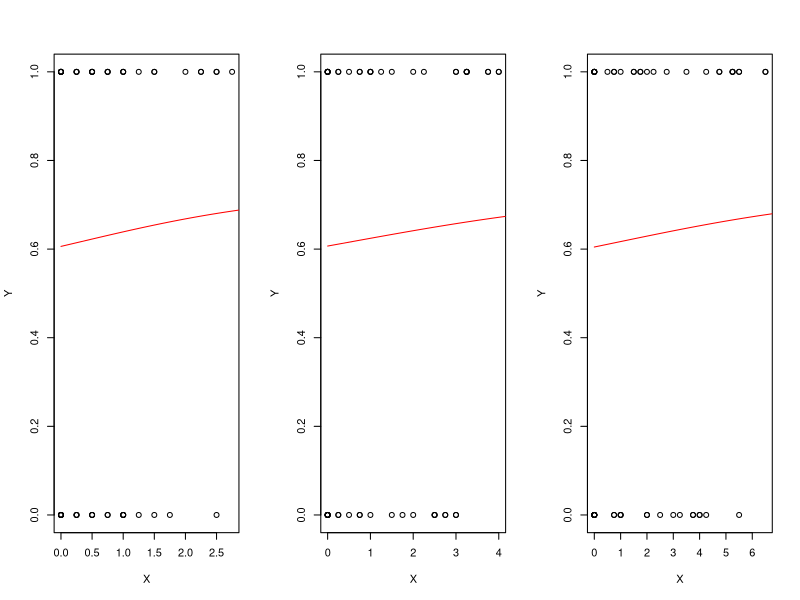
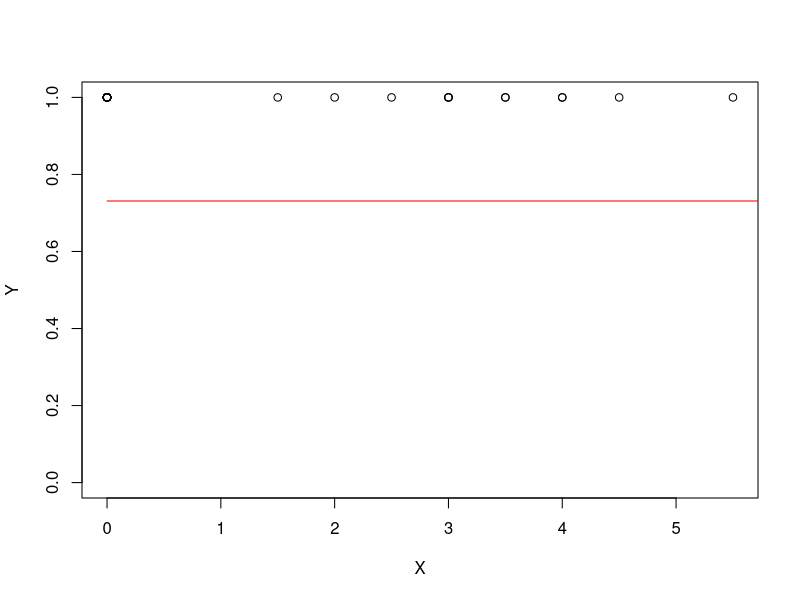
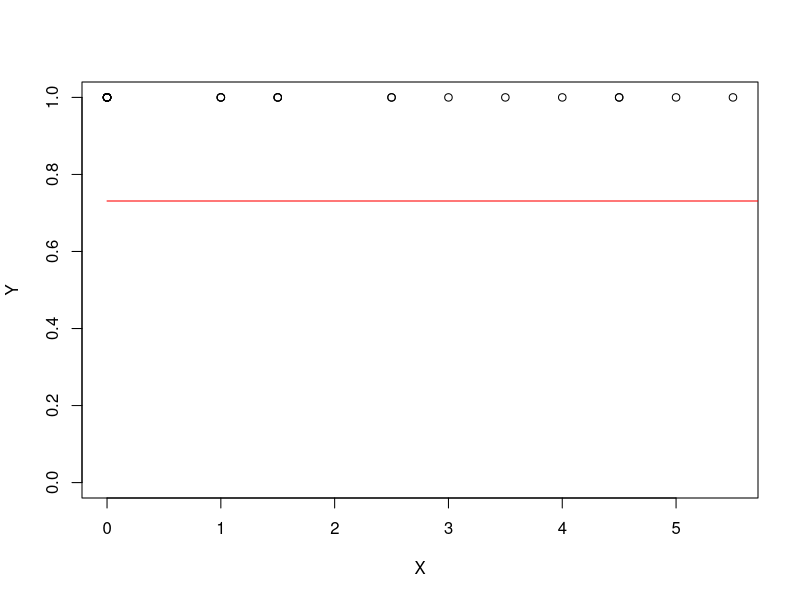

Recreate these plots in R, in order.
setwd('~/Desktop/Evolution/Tasks/Project/Data')
my_data1 <- read.csv("FemaleChoice.csv")
my_data2 <- read.csv("MaleCognitionColor.csv")
head(my_data1)
head(my_data2)

pdf('MatingSuccess1.pdf')
par(mfrow=c(1,3))
X <- my_data1[,"ThroatIntensity"]
Y <- my_data1[,4]
plot(X, Y)
LogReg <- glm(Y~X, family=binomial(link="logit"))
summary(LogReg)
predY <- predict(LogReg, data.frame(X=seq(from=0, to=3, by=0.1)), type="response")
lines(x=seq(from=0, to=3, by=0.1), exp(predY)/(1+exp(predY)), col='red')

cor(X, Y)

X <- my_data1[,"ThroatArea"]
Y <- my_data1[,4]
plot(X, Y)
LogReg <- glm(Y~X, family=binomial(link="logit"))
summary(LogReg)
predY <- predict(LogReg, data.frame(X=seq(from=0, to=5, by=0.1)), type="response")
lines(x=seq(from=0, to=5, by=0.1), exp(predY)/(1+exp(predY)), col='red')

X <- my_data1[,"ThroatCombined"]
Y <- my_data1[,4]
plot(X, Y)
LogReg <- glm(Y~X, family=binomial(link="logit"))
summary(LogReg)
predY <- predict(LogReg, data.frame(X=seq(from=0, to=7, by=0.1)), type="response")
lines(x=seq(from=0, to=7, by=0.1), exp(predY)/(1+exp(predY)), col='red')
dev.off()

pdf("MatingSuccess2.pdf")
X<- my_data2[, "MCPreThroatCombined_a"]
Y <- my_data2[, 3]
plot(X, Y)
LogReg <- glm(Y~X, family=binomial(link="logit"))
summary(LogReg)
predY <- predict(LogReg, data.frame(X=seq(from=0, to=7, by=0.1)), type="response")
lines(x=seq(from=0, to=7, by=0.1), exp(predY)/(1+exp(predY)), col='red')
dev.off()

pdf("MatingSuccess2b.pdf")
X <- my_data2[, "MCPreThroatCombined_b"]
Y <- my_data2[, 3]
plot(X,Y)
LogReg <- glm(Y~X, family=binomial(link="logit"))
summary(LogReg)
predY <- predict(LogReg, data.frame(X=seq(from=0, to=7, by=0.1)), type="response")
lines(x=seq(from=0, to=7, by=0.1), exp(predY)/(1+exp(predY)), col='red')
dev.off()

setwd('~/Desktop/Evolution/Tasks/Project/Data')
install.packages("readxl")
library("readxl")
my_data3 <- read_excel("PelvicSpineErections_Means_TTestData_DRYAD.xlsx")
my_data4 <- read_excel("PSEnearFleeLead_FleeLeadnearPSE_Data_PercentageCalculations_DRYAD.xlsx")
my_data5 <- read_excel("ColorData_Stickleback_DRYAD.xlsx")
my_data6 <- read_excel("BehavioralDATA_BORIS_WithPerMinCalculations_DRYAD.xlsx")
my_data7 <- read_excel("AllColorSpots__Stages1-4_ExperimentalANDControl_withlength_DRYAD.xlsx")
head(my_data3)
head(my_data4)
head(my_data5)
head(my_data6)
head(my_data7)


